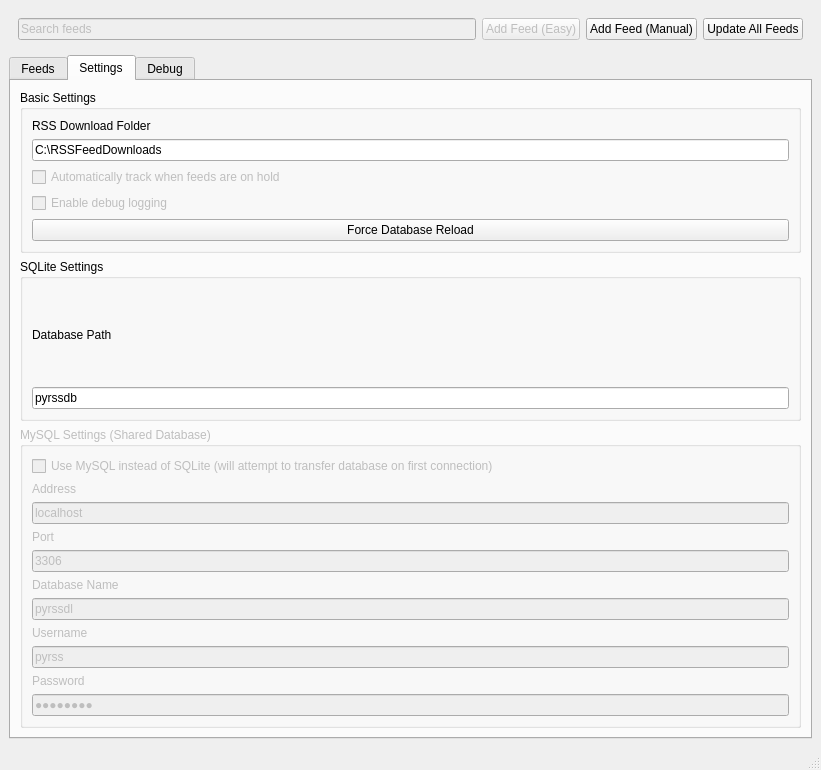
<?xml version="1.0" encoding="UTF-8"?>
<ui version="4.0">
 <class>MainUi</class>
 <widget class="QMainWindow" name="MainUi">
  <property name="windowModality">
   <enum>Qt::NonModal</enum>
  </property>
  <property name="geometry">
   <rect>
    <x>0</x>
    <y>0</y>
    <width>821</width>
    <height>770</height>
   </rect>
  </property>
  <property name="font">
   <font>
    <weight>50</weight>
    <bold>false</bold>
    <underline>false</underline>
   </font>
  </property>
  <property name="contextMenuPolicy">
   <enum>Qt::NoContextMenu</enum>
  </property>
  <property name="windowTitle">
   <string>pyRSSDownloader</string>
  </property>
  <property name="animated">
   <bool>true</bool>
  </property>
  <property name="tabShape">
   <enum>QTabWidget::Rounded</enum>
  </property>
  <widget class="QWidget" name="centralwidget">
   <layout class="QVBoxLayout" name="verticalLayout">
    <item>
     <widget class="QWidget" name="centralwidget_functions" native="true">
      <layout class="QHBoxLayout" name="horizontalLayout">
       <item>
        <widget class="QLineEdit" name="functions_search_input">
         <property name="enabled">
          <bool>false</bool>
         </property>
         <property name="text">
          <string>Search feeds</string>
         </property>
        </widget>
       </item>
       <item>
        <widget class="QPushButton" name="functions_addfeed_easy_button">
         <property name="enabled">
          <bool>false</bool>
         </property>
         <property name="text">
          <string>Add Feed (Easy)</string>
         </property>
        </widget>
       </item>
       <item>
        <widget class="QPushButton" name="functions_addfeed_manual_button">
         <property name="text">
          <string>Add Feed (Manual)</string>
         </property>
        </widget>
       </item>
       <item>
        <widget class="QPushButton" name="functions_updatefeeds">
         <property name="text">
          <string>Update All Feeds</string>
         </property>
        </widget>
       </item>
      </layout>
     </widget>
    </item>
    <item>
     <widget class="QTabWidget" name="tabs">
      <property name="currentIndex">
       <number>1</number>
      </property>
      <widget class="QWidget" name="tab_feed">
       <property name="acceptDrops">
        <bool>true</bool>
       </property>
       <attribute name="title">
        <string>Feeds</string>
       </attribute>
       <layout class="QGridLayout" name="gridLayout">
        <item row="0" column="1">
         <widget class="QListWidget" name="rssitemlist">
          <property name="contextMenuPolicy">
           <enum>Qt::CustomContextMenu</enum>
          </property>
          <property name="alternatingRowColors">
           <bool>true</bool>
          </property>
          <property name="selectionMode">
           <enum>QAbstractItemView::ExtendedSelection</enum>
          </property>
          <property name="textElideMode">
           <enum>Qt::ElideMiddle</enum>
          </property>
          <property name="isWrapping" stdset="0">
           <bool>false</bool>
          </property>
          <property name="resizeMode">
           <enum>QListView::Adjust</enum>
          </property>
          <property name="wordWrap">
           <bool>false</bool>
          </property>
         </widget>
        </item>
        <item row="0" column="0">
         <widget class="QTreeWidget" name="feedlist">
          <property name="maximumSize">
           <size>
            <width>215</width>
            <height>16777215</height>
           </size>
          </property>
          <property name="contextMenuPolicy">
           <enum>Qt::CustomContextMenu</enum>
          </property>
          <property name="horizontalScrollBarPolicy">
           <enum>Qt::ScrollBarAlwaysOff</enum>
          </property>
          <property name="editTriggers">
           <set>QAbstractItemView::AnyKeyPressed|QAbstractItemView::CurrentChanged|QAbstractItemView::EditKeyPressed</set>
          </property>
          <property name="dragDropMode">
           <enum>QAbstractItemView::DropOnly</enum>
          </property>
          <property name="defaultDropAction">
           <enum>Qt::LinkAction</enum>
          </property>
          <property name="alternatingRowColors">
           <bool>false</bool>
          </property>
          <property name="selectionMode">
           <enum>QAbstractItemView::ExtendedSelection</enum>
          </property>
          <property name="indentation">
           <number>15</number>
          </property>
          <property name="sortingEnabled">
           <bool>true</bool>
          </property>
          <property name="animated">
           <bool>true</bool>
          </property>
          <property name="wordWrap">
           <bool>true</bool>
          </property>
          <attribute name="headerVisible">
           <bool>false</bool>
          </attribute>
          <column>
           <property name="text">
            <string/>
           </property>
          </column>
         </widget>
        </item>
       </layout>
      </widget>
      <widget class="QWidget" name="tab_settings">
       <attribute name="title">
        <string>Settings</string>
       </attribute>
       <layout class="QGridLayout" name="gridLayout_4">
        <item row="0" column="0">
         <widget class="QGroupBox" name="settings_basic_group">
          <property name="title">
           <string>Basic Settings</string>
          </property>
          <layout class="QGridLayout" name="gridLayout_2">
           <item row="0" column="0">
            <widget class="QLabel" name="basic_dlfolder_label">
             <property name="text">
              <string>RSS Download Folder</string>
             </property>
            </widget>
           </item>
           <item row="1" column="0">
            <widget class="QLineEdit" name="basic_dlfolder_input">
             <property name="text">
              <string>C:\RSSFeedDownloads</string>
             </property>
            </widget>
           </item>
           <item row="4" column="0">
            <widget class="QPushButton" name="basic_db_reload_button">
             <property name="text">
              <string>Force Database Reload</string>
             </property>
            </widget>
           </item>
           <item row="2" column="0">
            <widget class="QCheckBox" name="basic_autotrack_input">
             <property name="enabled">
              <bool>false</bool>
             </property>
             <property name="text">
              <string>Automatically track when feeds are on hold</string>
             </property>
            </widget>
           </item>
           <item row="3" column="0">
            <widget class="QCheckBox" name="basic_debuglog_input">
             <property name="enabled">
              <bool>false</bool>
             </property>
             <property name="text">
              <string>Enable debug logging</string>
             </property>
            </widget>
           </item>
          </layout>
         </widget>
        </item>
        <item row="1" column="0">
         <widget class="QGroupBox" name="settings_sqlite_group">
          <property name="title">
           <string>SQLite Settings</string>
          </property>
          <layout class="QGridLayout" name="gridLayout_5">
           <item row="1" column="0">
            <widget class="QLineEdit" name="sqlite_dbpath_input">
             <property name="text">
              <string>pyrssdb</string>
             </property>
            </widget>
           </item>
           <item row="0" column="0">
            <widget class="QLabel" name="sqlite_dbpath_label">
             <property name="text">
              <string>Database Path</string>
             </property>
            </widget>
           </item>
          </layout>
         </widget>
        </item>
        <item row="2" column="0">
         <widget class="QGroupBox" name="settings_mysql_group">
          <property name="enabled">
           <bool>false</bool>
          </property>
          <property name="title">
           <string>MySQL Settings (Shared Database)</string>
          </property>
          <layout class="QGridLayout" name="gridLayout_3">
           <item row="9" column="0">
            <widget class="QLabel" name="mysql_dbname_label">
             <property name="text">
              <string>Database Name</string>
             </property>
            </widget>
           </item>
           <item row="10" column="0">
            <widget class="QLineEdit" name="mysql_dbname_input">
             <property name="text">
              <string>pyrssdl</string>
             </property>
            </widget>
           </item>
           <item row="12" column="0">
            <widget class="QLineEdit" name="mysql_username_input">
             <property name="text">
              <string>pyrss</string>
             </property>
            </widget>
           </item>
           <item row="14" column="0">
            <widget class="QLineEdit" name="mysql_password_input">
             <property name="inputMethodHints">
              <set>Qt::ImhHiddenText|Qt::ImhNoAutoUppercase|Qt::ImhNoPredictiveText</set>
             </property>
             <property name="text">
              <string>pyrss123</string>
             </property>
             <property name="echoMode">
              <enum>QLineEdit::Password</enum>
             </property>
            </widget>
           </item>
           <item row="8" column="0">
            <widget class="QLineEdit" name="mysql_port_input">
             <property name="text">
              <string>3306</string>
             </property>
            </widget>
           </item>
           <item row="6" column="0">
            <widget class="QLabel" name="mysql_port_label">
             <property name="text">
              <string>Port</string>
             </property>
            </widget>
           </item>
           <item row="4" column="0">
            <widget class="QLineEdit" name="mysql_address_input">
             <property name="text">
              <string>localhost</string>
             </property>
            </widget>
           </item>
           <item row="3" column="0">
            <widget class="QLabel" name="mysql_address_label">
             <property name="text">
              <string>Address</string>
             </property>
            </widget>
           </item>
           <item row="11" column="0">
            <widget class="QLabel" name="mysql_username_label">
             <property name="text">
              <string>Username</string>
             </property>
            </widget>
           </item>
           <item row="13" column="0">
            <widget class="QLabel" name="mysql_password_label">
             <property name="text">
              <string>Password</string>
             </property>
            </widget>
           </item>
           <item row="0" column="0">
            <widget class="QCheckBox" name="mysql_usemysql_input">
             <property name="text">
              <string>Use MySQL instead of SQLite (will attempt to transfer database on first connection)</string>
             </property>
            </widget>
           </item>
          </layout>
         </widget>
        </item>
       </layout>
      </widget>
      <widget class="QWidget" name="tab_debug">
       <attribute name="title">
        <string>Debug</string>
       </attribute>
       <layout class="QVBoxLayout" name="verticalLayout_2">
        <item>
         <widget class="QGroupBox" name="debug_buttons">
          <property name="title">
           <string>Debug Panel</string>
          </property>
          <layout class="QHBoxLayout" name="horizontalLayout_2">
           <item>
            <widget class="QPushButton" name="debug_print_iros">
             <property name="text">
              <string>Print IROs</string>
             </property>
            </widget>
           </item>
           <item>
            <widget class="QPushButton" name="debug_print_threads">
             <property name="text">
              <string>Print Threads</string>
             </property>
            </widget>
           </item>
          </layout>
         </widget>
        </item>
        <item>
         <widget class="QPlainTextEdit" name="debug_textedit">
          <property name="plainText">
           <string>Waiting for action...</string>
          </property>
         </widget>
        </item>
       </layout>
      </widget>
     </widget>
    </item>
   </layout>
  </widget>
  <widget class="QStatusBar" name="statusbar"/>
  <action name="actionRSSAddFeed">
   <property name="text">
    <string>Add RSS Feed</string>
   </property>
   <property name="toolTip">
    <string>Add a new RSS feed</string>
   </property>
  </action>
  <action name="actionRSSRemoveFeed">
   <property name="text">
    <string>Remove RSS Feed</string>
   </property>
   <property name="toolTip">
    <string>Remove this RSS feed</string>
   </property>
  </action>
  <action name="actionRSSUpdateFeed">
   <property name="text">
    <string>Update RSS Feed</string>
   </property>
   <property name="toolTip">
    <string>Update selected RSS feed</string>
   </property>
  </action>
  <action name="actionRSSUpdateAllFeeds">
   <property name="text">
    <string>Update All RSS Feeds</string>
   </property>
   <property name="toolTip">
    <string>Update all RSS feeds</string>
   </property>
  </action>
  <action name="actionDLItem">
   <property name="text">
    <string>Download Item(s)</string>
   </property>
   <property name="toolTip">
    <string>Download Item(s)</string>
   </property>
  </action>
  <action name="actionListDLItems">
   <property name="text">
    <string>Download Item(s)</string>
   </property>
   <property name="toolTip">
    <string>Download Item(s)</string>
   </property>
  </action>
 </widget>
 <resources/>
 <connections>
  <connection>
   <sender>basic_db_reload_button</sender>
   <signal>clicked()</signal>
   <receiver>MainUi</receiver>
   <slot>SettingsDBReload()</slot>
   <hints>
    <hint type="sourcelabel">
     <x>288</x>
     <y>167</y>
    </hint>
    <hint type="destinationlabel">
     <x>288</x>
     <y>280</y>
    </hint>
   </hints>
  </connection>
  <connection>
   <sender>basic_autotrack_input</sender>
   <signal>stateChanged(int)</signal>
   <receiver>MainUi</receiver>
   <slot>SettingsBasicChanged()</slot>
   <hints>
    <hint type="sourcelabel">
     <x>288</x>
     <y>116</y>
    </hint>
    <hint type="destinationlabel">
     <x>288</x>
     <y>280</y>
    </hint>
   </hints>
  </connection>
  <connection>
   <sender>basic_dlfolder_input</sender>
   <signal>textChanged(QString)</signal>
   <receiver>MainUi</receiver>
   <slot>SettingsBasicChanged()</slot>
   <hints>
    <hint type="sourcelabel">
     <x>288</x>
     <y>91</y>
    </hint>
    <hint type="destinationlabel">
     <x>288</x>
     <y>280</y>
    </hint>
   </hints>
  </connection>
  <connection>
   <sender>actionRSSAddFeed</sender>
   <signal>triggered()</signal>
   <receiver>MainUi</receiver>
   <slot>RSSAddFeedE()</slot>
   <hints>
    <hint type="sourcelabel">
     <x>-1</x>
     <y>-1</y>
    </hint>
    <hint type="destinationlabel">
     <x>288</x>
     <y>280</y>
    </hint>
   </hints>
  </connection>
  <connection>
   <sender>actionRSSRemoveFeed</sender>
   <signal>triggered()</signal>
   <receiver>MainUi</receiver>
   <slot>RSSRemoveFeed()</slot>
   <hints>
    <hint type="sourcelabel">
     <x>-1</x>
     <y>-1</y>
    </hint>
    <hint type="destinationlabel">
     <x>288</x>
     <y>280</y>
    </hint>
   </hints>
  </connection>
  <connection>
   <sender>feedlist</sender>
   <signal>customContextMenuRequested(QPoint)</signal>
   <receiver>MainUi</receiver>
   <slot>RSSContextMenu(QPoint)</slot>
   <hints>
    <hint type="sourcelabel">
     <x>101</x>
     <y>280</y>
    </hint>
    <hint type="destinationlabel">
     <x>288</x>
     <y>280</y>
    </hint>
   </hints>
  </connection>
  <connection>
   <sender>rssitemlist</sender>
   <signal>customContextMenuRequested(QPoint)</signal>
   <receiver>MainUi</receiver>
   <slot>RSSFeedItemContextMenu(QPoint)</slot>
   <hints>
    <hint type="sourcelabel">
     <x>270</x>
     <y>280</y>
    </hint>
    <hint type="destinationlabel">
     <x>288</x>
     <y>280</y>
    </hint>
   </hints>
  </connection>
  <connection>
   <sender>actionDLItem</sender>
   <signal>triggered()</signal>
   <receiver>MainUi</receiver>
   <slot>SettingsBasicChanged()</slot>
   <hints>
    <hint type="sourcelabel">
     <x>-1</x>
     <y>-1</y>
    </hint>
    <hint type="destinationlabel">
     <x>288</x>
     <y>280</y>
    </hint>
   </hints>
  </connection>
  <connection>
   <sender>functions_addfeed_easy_button</sender>
   <signal>clicked()</signal>
   <receiver>MainUi</receiver>
   <slot>RSSAddFeedE()</slot>
   <hints>
    <hint type="sourcelabel">
     <x>415</x>
     <y>29</y>
    </hint>
    <hint type="destinationlabel">
     <x>341</x>
     <y>321</y>
    </hint>
   </hints>
  </connection>
  <connection>
   <sender>functions_addfeed_manual_button</sender>
   <signal>clicked()</signal>
   <receiver>MainUi</receiver>
   <slot>RSSAddFeedM()</slot>
   <hints>
    <hint type="sourcelabel">
     <x>517</x>
     <y>29</y>
    </hint>
    <hint type="destinationlabel">
     <x>341</x>
     <y>321</y>
    </hint>
   </hints>
  </connection>
  <connection>
   <sender>functions_updatefeeds</sender>
   <signal>clicked()</signal>
   <receiver>MainUi</receiver>
   <slot>RSSUpdateAllFeeds()</slot>
   <hints>
    <hint type="sourcelabel">
     <x>619</x>
     <y>29</y>
    </hint>
    <hint type="destinationlabel">
     <x>341</x>
     <y>321</y>
    </hint>
   </hints>
  </connection>
  <connection>
   <sender>debug_print_iros</sender>
   <signal>clicked()</signal>
   <receiver>MainUi</receiver>
   <slot>DebugPrintIROs()</slot>
   <hints>
    <hint type="sourcelabel">
     <x>183</x>
     <y>121</y>
    </hint>
    <hint type="destinationlabel">
     <x>341</x>
     <y>321</y>
    </hint>
   </hints>
  </connection>
  <connection>
   <sender>debug_print_threads</sender>
   <signal>clicked()</signal>
   <receiver>MainUi</receiver>
   <slot>DebugPrintThreads()</slot>
   <hints>
    <hint type="sourcelabel">
     <x>497</x>
     <y>121</y>
    </hint>
    <hint type="destinationlabel">
     <x>341</x>
     <y>321</y>
    </hint>
   </hints>
  </connection>
  <connection>
   <sender>feedlist</sender>
   <signal>itemClicked(QTreeWidgetItem*,int)</signal>
   <receiver>MainUi</receiver>
   <slot>RSSActivateDetails(QTreeWidgetItem*,int)</slot>
   <hints>
    <hint type="sourcelabel">
     <x>121</x>
     <y>343</y>
    </hint>
    <hint type="destinationlabel">
     <x>341</x>
     <y>321</y>
    </hint>
   </hints>
  </connection>
  <connection>
   <sender>actionDLItem</sender>
   <signal>triggered()</signal>
   <receiver>MainUi</receiver>
   <slot>DLDLItems()</slot>
   <hints>
    <hint type="sourcelabel">
     <x>-1</x>
     <y>-1</y>
    </hint>
    <hint type="destinationlabel">
     <x>410</x>
     <y>384</y>
    </hint>
   </hints>
  </connection>
 </connections>
 <slots>
  <slot>DLForceUpdate()</slot>
  <slot>DLSetHoldStatus()</slot>
  <slot>DLStartChanged()</slot>
  <slot>DLUpdateIntChanged()</slot>
  <slot>DLPrefQualityChanged()</slot>
  <slot>RSSAddFeedE()</slot>
  <slot>RSSRemoveFeed()</slot>
  <slot>SettingsDBChanged()</slot>
  <slot>SettingsDBReload()</slot>
  <slot>SettingsBasicChanged()</slot>
  <slot>DLPullDLSettings()</slot>
  <slot>RSSContextMenu(QPoint)</slot>
  <slot>RSSFeedItemContextMenu(QPoint)</slot>
  <slot>RSSAddFeedM()</slot>
  <slot>RSSUpdateAllFeeds()</slot>
  <slot>DebugPrintIROs()</slot>
  <slot>DebugPrintThreads()</slot>
  <slot>RSSActivateDetails(QTreeWidgetItem*,int)</slot>
  <slot>DLDLItems()</slot>
 </slots>
</ui>
